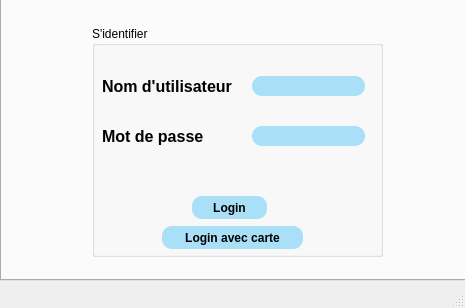
<?xml version="1.0" encoding="UTF-8"?>
<ui version="4.0">
 <class>MainWindow</class>
 <widget class="QMainWindow" name="MainWindow">
  <property name="geometry">
   <rect>
    <x>0</x>
    <y>0</y>
    <width>465</width>
    <height>308</height>
   </rect>
  </property>
  <property name="windowTitle">
   <string>MainWindow</string>
  </property>
  <widget class="QWidget" name="centralwidget">
   <property name="styleSheet">
    <string notr="true">#groupBox{
background-image:url(C:\Users\ASUS\Downloads\background.png);}</string>
   </property>
   <widget class="QTabWidget" name="tabWidget">
    <property name="geometry">
     <rect>
      <x>0</x>
      <y>-30</y>
      <width>471</width>
      <height>311</height>
     </rect>
    </property>
    <property name="styleSheet">
     <string notr="true">#tabWidget{
background-image:url(C:\Users\ASUS\Downloads\background.png);}</string>
    </property>
    <property name="currentIndex">
     <number>0</number>
    </property>
    <widget class="QWidget" name="tab">
     <property name="styleSheet">
      <string notr="true">#tab{
background-image:url(C:\Users\ASUS\Downloads\background.png);}</string>
     </property>
     <attribute name="title">
      <string>Tab 1</string>
     </attribute>
     <widget class="QGroupBox" name="groupBox">
      <property name="geometry">
       <rect>
        <x>90</x>
        <y>30</y>
        <width>291</width>
        <height>231</height>
       </rect>
      </property>
      <property name="styleSheet">
       <string notr="true">#tab{
background-image:url(C:\Users\ASUS\Downloads\background.png);}</string>
      </property>
      <property name="title">
       <string>S'identifier</string>
      </property>
      <widget class="QLineEdit" name="lineEdit">
       <property name="geometry">
        <rect>
         <x>160</x>
         <y>50</y>
         <width>113</width>
         <height>20</height>
        </rect>
       </property>
       <property name="styleSheet">
        <string notr="true">background-color: rgb(169, 223, 247);
color:rgb(0,0,0);
border-radius:10px;</string>
       </property>
      </widget>
      <widget class="QLineEdit" name="lineEdit_2">
       <property name="geometry">
        <rect>
         <x>160</x>
         <y>100</y>
         <width>113</width>
         <height>20</height>
        </rect>
       </property>
       <property name="styleSheet">
        <string notr="true">background-color: rgb(169, 223, 247);
color:rgb(0,0,0);
border-radius:10px;</string>
       </property>
       <property name="echoMode">
        <enum>QLineEdit::Password</enum>
       </property>
      </widget>
      <widget class="QLabel" name="label">
       <property name="geometry">
        <rect>
         <x>10</x>
         <y>50</y>
         <width>141</width>
         <height>20</height>
        </rect>
       </property>
       <property name="font">
        <font>
         <pointsize>12</pointsize>
         <weight>75</weight>
         <bold>true</bold>
        </font>
       </property>
       <property name="text">
        <string>Nom d'utilisateur</string>
       </property>
      </widget>
      <widget class="QLabel" name="label_2">
       <property name="geometry">
        <rect>
         <x>10</x>
         <y>100</y>
         <width>111</width>
         <height>20</height>
        </rect>
       </property>
       <property name="font">
        <font>
         <pointsize>12</pointsize>
         <weight>75</weight>
         <bold>true</bold>
        </font>
       </property>
       <property name="text">
        <string>Mot de passe</string>
       </property>
      </widget>
      <widget class="QPushButton" name="pushButton">
       <property name="geometry">
        <rect>
         <x>100</x>
         <y>170</y>
         <width>75</width>
         <height>23</height>
        </rect>
       </property>
       <property name="font">
        <font>
         <weight>75</weight>
         <bold>true</bold>
        </font>
       </property>
       <property name="styleSheet">
        <string notr="true">background-color: rgb(169, 223, 247);
color:rgb(0,0,0);
border-radius:10px;</string>
       </property>
       <property name="text">
        <string>Login</string>
       </property>
      </widget>
      <widget class="QLabel" name="label_3">
       <property name="geometry">
        <rect>
         <x>10</x>
         <y>140</y>
         <width>251</width>
         <height>20</height>
        </rect>
       </property>
       <property name="font">
        <font>
         <pointsize>10</pointsize>
         <weight>50</weight>
         <bold>false</bold>
        </font>
       </property>
       <property name="text">
        <string/>
       </property>
      </widget>
      <widget class="QPushButton" name="pushButton_2">
       <property name="geometry">
        <rect>
         <x>70</x>
         <y>200</y>
         <width>141</width>
         <height>23</height>
        </rect>
       </property>
       <property name="font">
        <font>
         <weight>75</weight>
         <bold>true</bold>
        </font>
       </property>
       <property name="styleSheet">
        <string notr="true">background-color: rgb(169, 223, 247);
color:rgb(0,0,0);
border-radius:10px;</string>
       </property>
       <property name="text">
        <string>Login avec carte</string>
       </property>
      </widget>
     </widget>
    </widget>
   </widget>
  </widget>
  <widget class="QMenuBar" name="menubar">
   <property name="geometry">
    <rect>
     <x>0</x>
     <y>0</y>
     <width>465</width>
     <height>22</height>
    </rect>
   </property>
  </widget>
  <widget class="QStatusBar" name="statusbar"/>
 </widget>
 <resources/>
 <connections/>
</ui>
